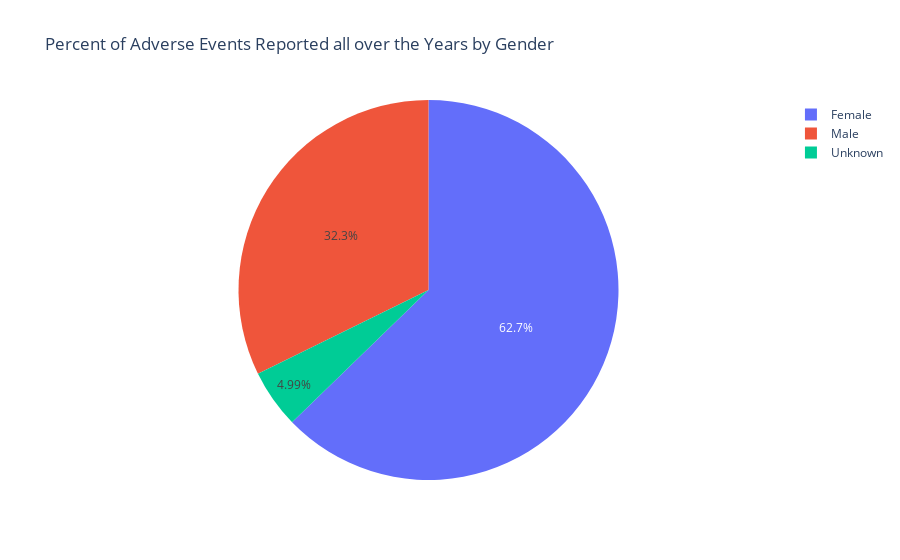

Notebook cell for this chart:
### Code cell
import plotly.express as px
fig = px.pie(final_df,names=Name,values=Count_list,title='Percent of Adverse Events Reported all over the Years by Gender')
fig.show()

### Figure 1 — Plotly figure (JSON) as saved in the notebook; plotly's stock layout.template omitted (floating-point values rounded to 4 significant figures)
{"data": [{"domain": {"x": [0, 1], "y": [0, 1]}, "hovertemplate": "label=%{label}<br>value=%{value}<extra></extra>", "labels": ["Female", "Male", "Unknown"], "legendgroup": "", "name": "", "showlegend": true, "type": "pie", "values": [33665, 17311, 2677]}], "layout": {"autosize": true, "legend": {"tracegroupgap": 0}, "title": {"text": "Percent of Adverse Events Reported all over the Years by Gender"}}}
